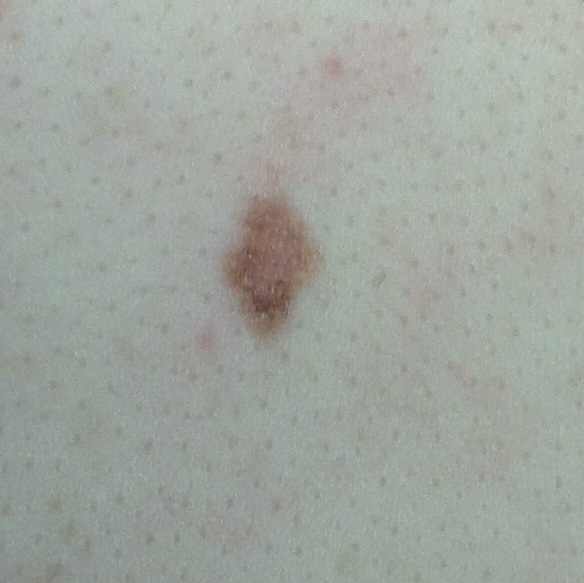
#> input picture Moles_KMeans/Data/low_risk_1.jpg, 584 x 583 px, found by its file name
$ python Moles_KMeans.py
#> lines starting #> are read from the running program, lines starting #| are printed output that depends on the picture
import matplotlib.image as mpimg
import matplotlib.pyplot as plt
from sklearn.cluster import KMeans
import numpy as np

seed = 10

file_path = 'Data\low_risk_1.jpg'

im = mpimg.imread(file_path)
#> im is the input picture: shape (583, 584, 3); mean R, G, B 159.4, 165.6, 158.5

[N1, N2, N3] = im.shape
#> N1 = 583; N2 = 584; N3 = 3
im_2D = im.reshape((N1*N2, N3))

kmeans = KMeans(n_clusters=3, random_state=seed)
kmeans.fit(im_2D)

centroids = kmeans.cluster_centers_.astype('uint8')
labels = kmeans.labels_

im_3D = kmeans.predict(im_2D).reshape((N1, N2))
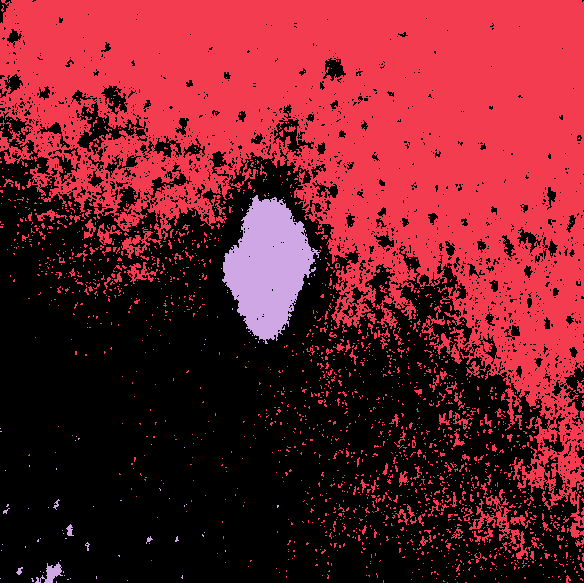
#> im_3D: shape (583, 584) int32; 3 distinct labels, from 0 to 2; one colour per label, 0 black

colors = []
for i in centroids:
    colors.append(i.sum())
darkest_color = colors.index(min(colors))

plt.figure()
plt.imshow(im)

plt.figure()
plt.imshow(im_3D)

#%% find center
middle_N1 = int(N1/2)
#> middle_N1 = 291
middle_N2 = int(N2/2)
#> middle_N2 = 292

count_h = np.count_nonzero(im_3D[middle_N1,:] == darkest_color)
#> count_h = 68

temp = 0
for i in range(N2):
    if im_3D[middle_N1,i] == darkest_color:
        temp += 1
    if temp == int(count_h/2):
        center_h = i
        break
#> after the loop, temp = 34

count_v = np.count_nonzero(im_3D[:,middle_N2] == darkest_color)
#> count_v = 94

temp = 0
for i in range(N1):
    if im_3D[i,middle_N2] == darkest_color:
        temp += 1
    if temp == (count_v/2):
        center_v = i
        break
#> after the loop, temp = 47

#%% crop
new_im_3D = im_3D
i = center_h
#> i = 264
while i >= 0:
    pixel_y = np.count_nonzero(new_im_3D[i,:] == darkest_color)
    if pixel_y > 0:
        i -= 1
    elif pixel_y == 0:
        crop_sup = i+1
        break
#> this loop made 71 passes
#> pixel_y on passes 1 to 12: 88, 91, 90, 90, 90, 90, 88, 90, 89, 89, 92, 90
#> after the loop, i = 194

i = center_h
#> i = 264
while i < N1:
    pixel_y = np.count_nonzero(new_im_3D[i,:] == darkest_color)
    if pixel_y > 0:
        i += 1
    elif pixel_y == 0:
        crop_inf = i-1
        break
#> this loop made 82 passes
#> pixel_y on passes 1 to 12: 88, 87, 87, 89, 90, 91, 90, 90, 87, 85, 83, 83
#> after the loop, i = 345

i = center_v
while i >= 0:
    pixel_y = np.count_nonzero(new_im_3D[:,i] == darkest_color)
    if pixel_y > 0:
        i -= 1
    elif pixel_y == 0:
        crop_left = i+1
        break
#> this loop made 43 passes
#> pixel_y on passes 1 to 12: 138, 137, 138, 139, 139, 139, 142, 141, 139, 136, 132, 124
#> after the loop, i = 220

i = center_v
while i < N2:
    pixel_y = np.count_nonzero(new_im_3D[:,i] == darkest_color)
    if pixel_y > 0:
        i += 1
    elif pixel_y == 0:
        crop_right = i-1
        break
#> this loop made 60 passes
#> pixel_y on passes 1 to 12: 138, 139, 141, 145, 143, 141, 142, 139, 137, 140, 140, 140
#> after the loop, i = 321


new_im_3D = new_im_3D[crop_sup:crop_inf, crop_left:crop_right]
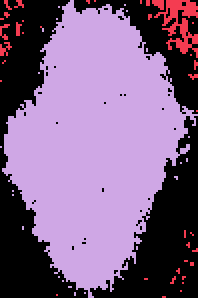
#> new_im_3D: shape (149, 99) int32 (shown 2 times larger); 3 distinct labels, from 0 to 2; one colour per label, 0 black
plt.figure()
plt.imshow(new_im_3D)

#%% contour columns
min_col = []
max_col = []
[M1, M2] = new_im_3D.shape
#> M1 = 149; M2 = 99
for i  in range(M2):
    for j in range(M1):
        if new_im_3D[j,i] == darkest_color:
            min_col.append((j,i))
            break

for i in range(M2):
    for j in reversed(range(M1)):
        if new_im_3D[j,i] == darkest_color:
            max_col.append((j,i))
            break

#%% contour rows
min_row = []
max_row = []
for i in range(M1):
    for j in range(M2):
        if new_im_3D[i,j] == darkest_color:
            min_row.append((i,j))
            break

for i in range(M1):
    for j in reversed(range(M2)):
        if new_im_3D[i,j] == darkest_color:
            max_row.append((i,j))
            break

#%% plot contour
contour = np.zeros((M1,M2))
list_contour = min_col + max_col + min_row + max_row
for i in list_contour:
    contour[i] = 1
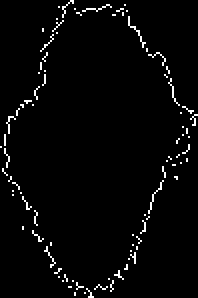
#> contour: shape (149, 99) float64 (shown 2 times larger); values 0 (black) and 1 (white), 2.7% white in thin lines or dots

plt.matshow(contour)

#%% plot
plt.show()

$ run again, with Moles_KMeans/Data/low_risk_11.jpg copied over Moles_KMeans/Data/low_risk_1.jpg
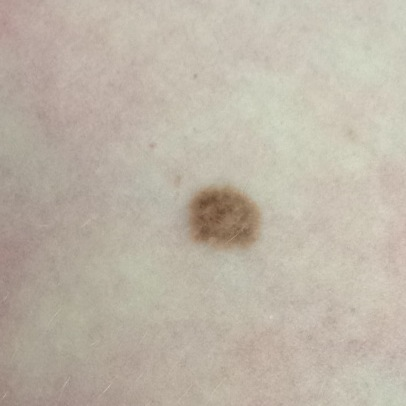
#> input picture Moles_KMeans/Data/low_risk_11.jpg, 406 x 406 px, found by its file name
#> im is the input picture: shape (406, 406, 3); mean R, G, B 189.5, 180.5, 167.3
#> `im_3D = kmeans.predict(im_2D).reshape((N1, N2))`:
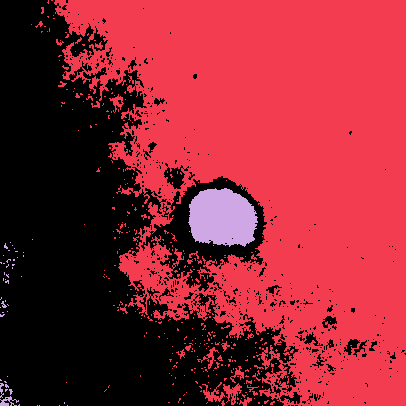
#> im_3D: shape (406, 406) int32; 3 distinct labels, from 0 to 2; one colour per label, 0 black
#> count_h = 59
#> after the loop `for i in range(N2):`: temp = 29
#> count_v = 52
#> after the loop `for i in range(N1):`: temp = 26
#> the loop `while i >= 0:` made 33 passes
#> pixel_y on passes 1 to 8: 68, 68, 69, 67, 66, 65, 67, 66
#> after the loop `while i >= 0:`: i = 187
#> the loop `while i < N1:` made 31 passes
#> after the loop `while i < N1:`: i = 249
#> the loop `while i >= 0:` made 30 passes
#> pixel_y on passes 1 to 8: 55, 56, 55, 56, 52, 52, 52, 53
#> after the loop `while i >= 0:`: i = 187
#> the loop `while i < N2:` made 43 passes
#> after the loop `while i < N2:`: i = 258
#> new_im_3D: shape (60, 69) int32; 3 distinct labels, from 0 to 2
#> after the loop `for i in list_contour:`:
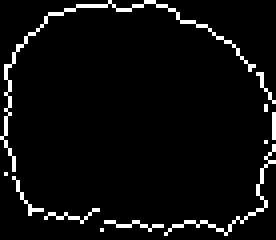
#> contour: shape (60, 69) float64 (shown 4 times larger); values 0 (black) and 1 (white), 4.9% white in thin lines or dots

$ run again, with Moles_KMeans/Data/low_risk_2.jpg copied over Moles_KMeans/Data/low_risk_1.jpg
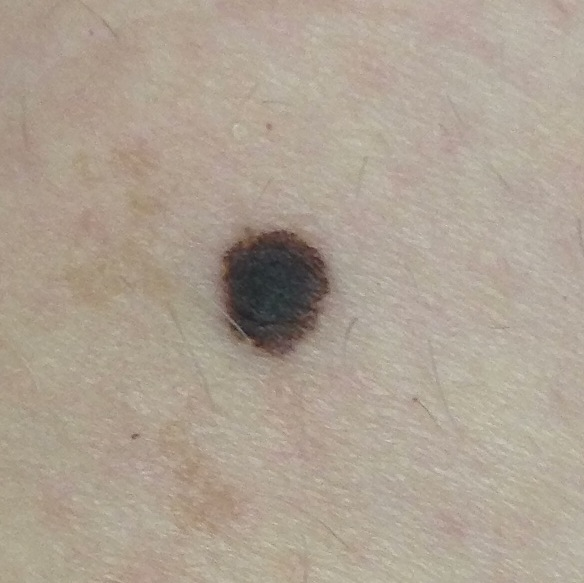
#> input picture Moles_KMeans/Data/low_risk_2.jpg, 584 x 583 px, found by its file name
#> im is the input picture: shape (583, 584, 3); mean R, G, B 173.5, 161, 146.6
#> `im_3D = kmeans.predict(im_2D).reshape((N1, N2))`:
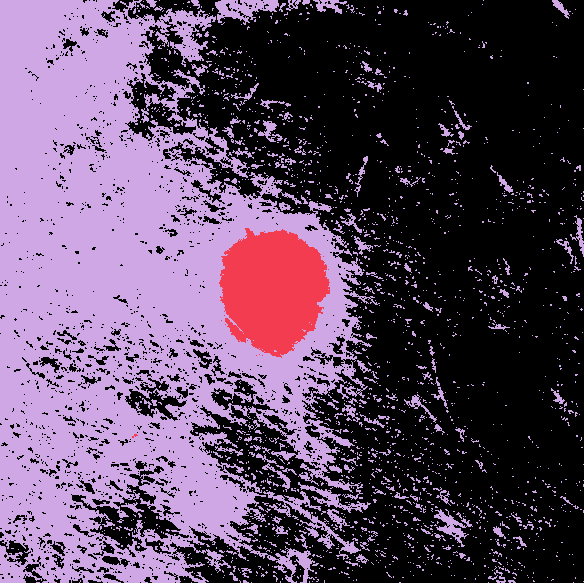
#> im_3D: shape (583, 584) int32; 3 distinct labels, from 0 to 2; one colour per label, 0 black
#> count_h = 107
#> after the loop `for i in range(N2):`: temp = 53
#> count_v = 116
#> after the loop `for i in range(N1):`: temp = 58
#> the loop `while i >= 0:` made 49 passes
#> pixel_y on passes 1 to 8: 106, 104, 105, 105, 104, 103, 105, 102
#> after the loop `while i >= 0:`: i = 227
#> the loop `while i < N1:` made 84 passes
#> pixel_y on passes 1 to 8: 106, 103, 106, 106, 108, 109, 109, 111
#> after the loop `while i < N1:`: i = 358
#> the loop `while i >= 0:` made 73 passes
#> pixel_y on passes 1 to 8: 119, 119, 118, 120, 123, 123, 124, 125
#> after the loop `while i >= 0:`: i = 218
#> the loop `while i < N2:` made 41 passes
#> pixel_y on passes 1 to 8: 119, 117, 116, 116, 111, 109, 108, 107
#> after the loop `while i < N2:`: i = 330
#> new_im_3D: shape (129, 110) int32; 3 distinct labels, from 0 to 2
#> after the loop `for i in list_contour:`:
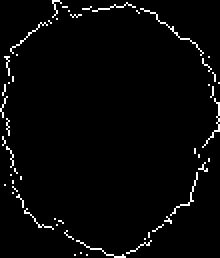
#> contour: shape (129, 110) float64 (shown 2 times larger); values 0 (black) and 1 (white), 2.7% white in thin lines or dots
